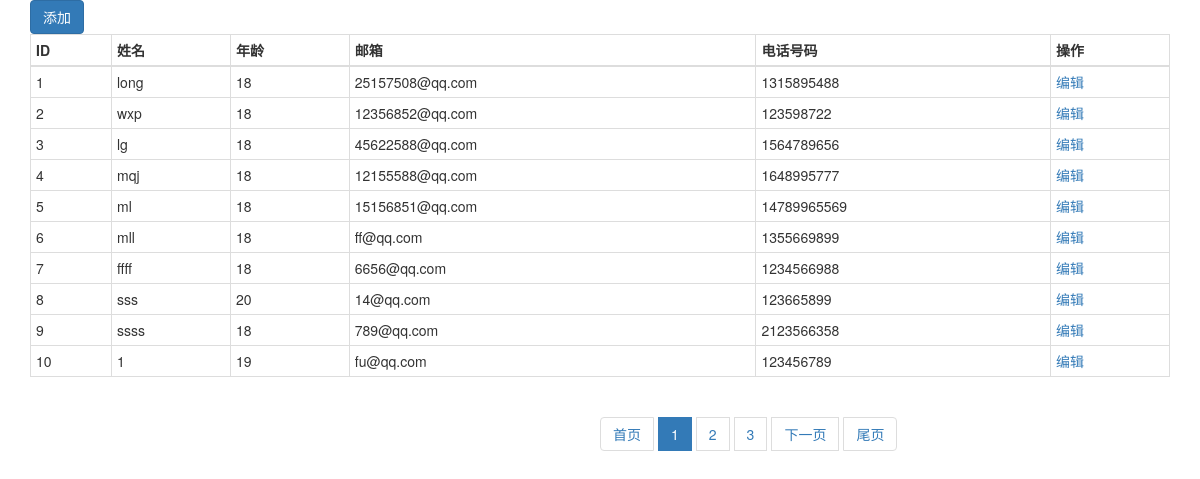
The app's page /userinfo/ with its own data.
### app01/models.py (models this page shows)
class UserInfo(models.Model):
    username=models.CharField(verbose_name='用户名',max_length=36)
    age=models.IntegerField(verbose_name='年龄')
    email=models.EmailField(verbose_name='邮箱')
    phone=models.IntegerField(verbose_name='电话号码')

### app01/views.py (the view)
# urls.py: url(r'^userinfo/', views.UserInfo),
def UserInfo(request):
    obj = models.UserInfo.objects.all()
    pager_obj = Pagination(request.GET.get('page', 1), len(obj), request.path_info,request.GET)
    obj=obj[pager_obj.start:pager_obj.end]
    html = pager_obj.page_html()
    return render(request, 'userinfo.html', {'obj': obj, "page_html": html})

### utils/pager.py (called while the page is built)
    @property
    def start(self):
        return (self.current_page - 1) * self.per_page_count

    @property
    def end(self):
        return self.current_page * self.per_page_count

### templates/userinfo.html (shortened to what this page needs)
<!DOCTYPE html>
<html lang="en">
<head>
    <link rel="stylesheet" href="">
    <link rel="stylesheet" href="/static/bootstrap/css/bootstrap.min.css">
</head>
<body>
<div class="container">
<table class="table table-condensed table-bordered" >
    <a href="/user_add/"><div class="btn btn-primary">添加</div></a>
      <thead>
        <tr>
          <th>ID</th>
          <th>姓名</th>
          <th>年龄</th>
          <th>邮箱</th>
          <th>电话号码</th>
          <th>操作</th>
        </tr>
      </thead>
      <tbody>
       {% for foo in obj %}
        <tr>
                <td>{{foo.id }}</td>
                <td>{{foo.username }}</td>
                <td>{{foo.age }}</td>
                <td>{{foo.email }}</td>
                <td>{{foo.phone }}</td>
                <td><a href="/user_edit/{{ foo.id }}" >编辑</a></td>
        </tr>
      {% endfor %}
      </tbody>
    </table>
</div>
<ul class="pagination">
         {{ page_html|safe }}
     </ul>
</body>
</html>

### records on screen
UserInfo: id "1", username "long", age "18", email "25157508@qq.com", phone "1315895488"
UserInfo: id "2", username "wxp", age "18", email "12356852@qq.com", phone "123598722"
UserInfo: id "3", username "lg", age "18", email "45622588@qq.com", phone "1564789656"
UserInfo: id "4", username "mqj", age "18", email "12155588@qq.com", phone "1648995777"
UserInfo: id "5", username "ml", age "18", email "15156851@qq.com", phone "14789965569"
UserInfo: id "6", username "mll", age "18", email "ff@qq.com", phone "1355669899"
UserInfo: id "7", username "ffff", age "18", email "6656@qq.com", phone "1234566988"
UserInfo: id "8", username "sss", age "20", email "14@qq.com", phone "123665899"
UserInfo: id "9", username "ssss", age "18", email "789@qq.com", phone "2123566358"
UserInfo: id "10", username "1", age "19", email "fu@qq.com", phone "123456789"

### other values on screen
{{ page_html|safe }} "首页 1 2 3 下一页 尾页"
